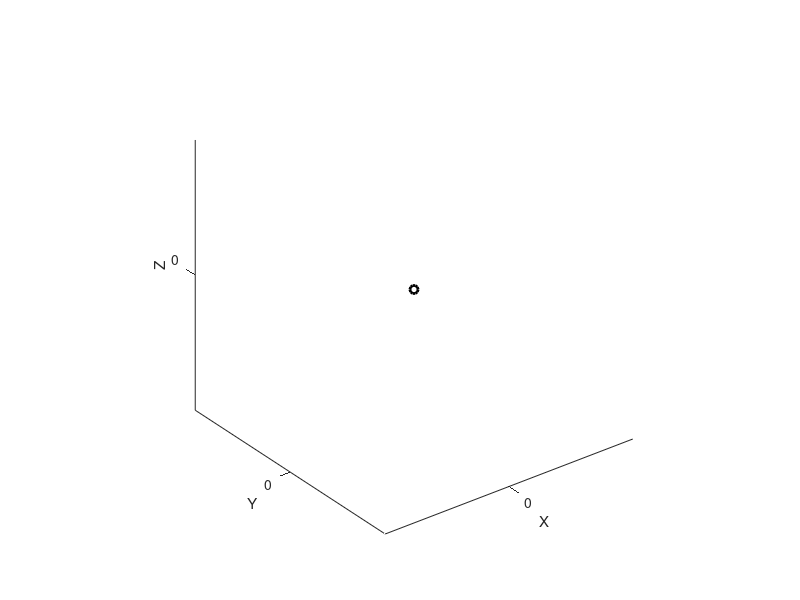

Source code (MATLAB): (Note: this script raises an error after producing the figure.)
%% Build enviroment plot

init_r = 50;
init_y = 100;

clear length

th = linspace(0, 2*pi, 1e3);

% Plot the sphere
figure(1)
plot3(0,0,0,'ko','LineWidth',2)
hold on
axis equal
xlabel('X'); ylabel('Y'); zlabel('Z');
plot3(r_start*cos(th),-y_start*ones(length(th)),r_start*sin(th),'k','LineWidth',1.5)
plot3(r_target*cos(th),-y_target*ones(length(th)),r_target*sin(th),'k','LineWidth',1.5)
title('Position visualization')

% Plot cone
height = init_y+5;        
radius = height*cosd(30);         
n = 100;                      % Resolution

% Generate angle and height arrays
h = linspace(0, height, n);
[Theta, H] = meshgrid(th, h);
th = 0;
% Radius tapers linearly from tip to base
R = (H / height) * radius;

% Cone in local coordinates (Y-axis as height direction)
X = R .* cos(Theta);
Z = R .* sin(Theta);
Y = -H;    % Negative to point along -Y direction

% Plot
surf(X, Y, Z, 'FaceColor', 'k', 'EdgeColor', 'none','FaceAlpha',0.1)

%% Evaluate episode trajectories

% Set number of episodes
it = 100;

% Initialize parameters
length = 100;
xx0_matr = zeros(6,length);
flg_matr = zeros(2,length);
fail = zeros(it,1);
reward = zeros(it,1);

vel_angle = zeros(it,1);
vel_treshold = zeros(it,1);
vel_init = zeros(it,1);
final_pos = zeros(it,2);

clear length

% Set propagation parameters
% GM_e = 398600;     % [km^3/s^2]
% a_chief = 6780;    % [km]
% n_chief = sqrt(GM_e / a_chief^3);
t_end = 0;

% odeOpts = odeset('RelTol',1e-13,'AbsTol',1e-13);
figure(2)
subplot(3,1,1); grid on; hold on
subplot(3,1,2); grid on; hold on
subplot(3,1,3); grid on; hold on

figure(3)
subplot(3,1,1); grid on; hold on
subplot(3,1,2); grid on; hold on
subplot(3,1,3); grid on; hold on

for i = 1:it

    % Evaluate start condition
    xx0 = reset(env);
    
    % Initialize saving vector
    xx_all = [];

    if it == 1
        xx0_rand = xx0;
    end

    % Initialize additional parameters
    t_end = 0;
    isDone = false;
    
    while ~isDone && t_end < Tf
        
        [current_action, current_info] = getAction(agent,xx0);
        [tt_prop,xx_prop] = ode113(@(t,x) CW_eom(x,t,current_action{1},n_chief),[0 Ts],xx0,int_opts);
    
        xx_all = [xx_all; xx_prop];

        % Step in environment
        [nextObs, r, isDone, nextState] = step(env, current_action{1});

        % Cumulative reward
        reward(i) = reward(i) + r;

        % Save initial velocity
        if t_end == 0
            vel_init(i) = norm(xx0(4:6));
        end

        % For first iteration plot velocity and acceleration evolution over time
        if it == 1
            
            figure(2)
            subplot(3,1,1); plot(tt_prop+t_end,xx_prop(:,4),'b','LineWidth',1.5)
            subplot(3,1,2); plot(tt_prop+t_end,xx_prop(:,5),'b','LineWidth',1.5)
            subplot(3,1,3); plot(tt_prop+t_end,xx_prop(:,6),'b','LineWidth',1.5)

            figure(3)
            subplot(3,1,1); plot(t_end+[0, Ts],current_action{1}(1)*[1, 1],'b','LineWidth',1.5)
            subplot(3,1,2); plot(t_end+[0, Ts],current_action{1}(2)*[1, 1],'b','LineWidth',1.5)
            subplot(3,1,3); plot(t_end+[0, Ts],current_action{1}(3)*[1, 1],'b','LineWidth',1.5)

        end
    
        xx0 = (xx_prop(end,:))';
        t_end = t_end + tt_prop(end);

        % Verify consistency between enviroment and propagation
        if max(abs(xx0 - nextState)) > 1e-3
            error('Inconsistency')
        end
    
    end
    
    % Save fail conditions
    if sqrt(xx0(1)^2 + xx0(3)^2) > r_target
        fail(i) = 1;
    end

    if abs(xx0(2)) > y_target
        fail(i) = 3;
    end

    % Plot trajectory
    figure(1)
    plot3(xx_all(:,1),xx_all(:,2),xx_all(:,3),'b','LineWidth',1.5)

    % Save parameters for additional plots
    vel_fin = xx0(4:6);
    vel_angle(i) = acos(dot(vel_fin/norm(vel_fin),[0; 1; 0]));
    vel_treshold(i) = norm(vel_fin);
    final_pos(i,:) = [xx0(1), xx0(3)];

end

% Fill additional plot
figure(4)
grid on; hold on
plot(1:it,vel_treshold)

figure(5)
grid on; hold on
plot(1:it,vel_init)

figure(6)
grid on; hold on
plot(1:it,reward)

figure(7)
grid on; hold on
plot(cos(th),sin(th),'k--')
plot(final_pos(:,1),final_pos(:,2),'*')
